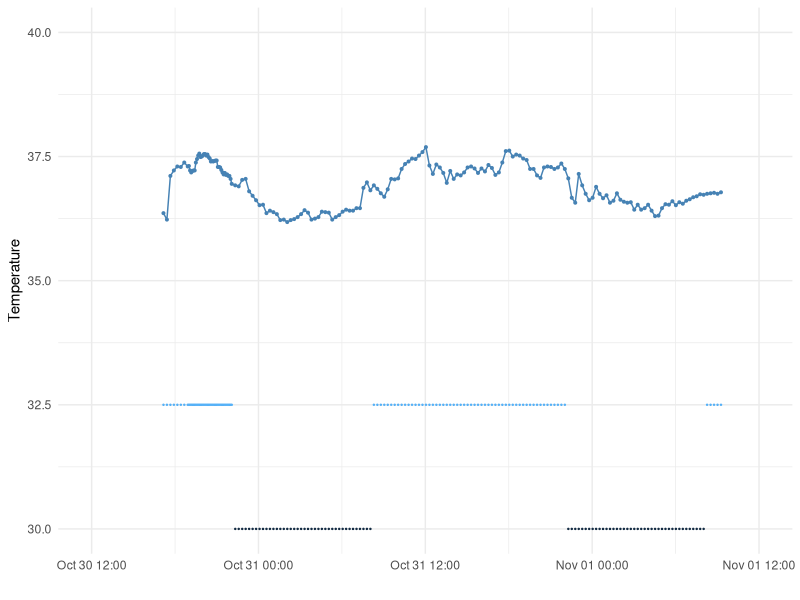

This figure's R source:
library(tidyverse)


#read the data with impor dataset
Anipill <- read.csv("Body temp fredrik anipill test.csv")


#View and tidy names:
head(Anipill)
summary(Anipill)
names(Anipill) <- c("Sample", 'date', 'hour', 'Temp')
head(Anipill)

#create ne datetime column based on date and hour:
Anipill$datetime <- paste(Anipill$date, Anipill$hour)
head(Anipill)

#Format datetime from character to dttm format:
Anipill$datetime <- as.POSIXct(strptime(Anipill$datetime, format= "%d/%m/%Y %H:%M:%S"))

#Generate manual sleep/nosleep score:
sl <- data.frame("Sleep" = c(1:272))
head(sl)

sl$Sleep[1:127] <- 32.5
sl$Sleep[128:167] <- 30
sl$Sleep[168:223] <- 32.5
sl$Sleep[224:263] <- 30
sl$Sleep[264:272] <-32.5

Anipill$sleep <- paste(sl$Sleep)
Anipill$sleep <- as.numeric(Anipill$sleep)


#Filter out outliers:
Anipill<- Anipill %>% 
  filter(Temp > 30)


#Generate x-axis limits vector:
xlims <- as.POSIXct(strptime(c("30/10/2020 12:00:00", "01/11/2020 12:00:00"), format= "%d/%m/%Y %H:%M:%S"))        

#Make ggplot :D
ggplot(Anipill, aes(datetime,Temp))+
  geom_line(color="steelblue")+
  geom_point(color="steelblue", size = .7)+
  scale_y_continuous("Temperature", limits = c(30,40))+
  scale_x_datetime("", limits = xlims)+
  theme_minimal()+
  geom_point(aes(x=datetime, y=sleep, color=sleep), size= .2,show.legend = F)
  
                   